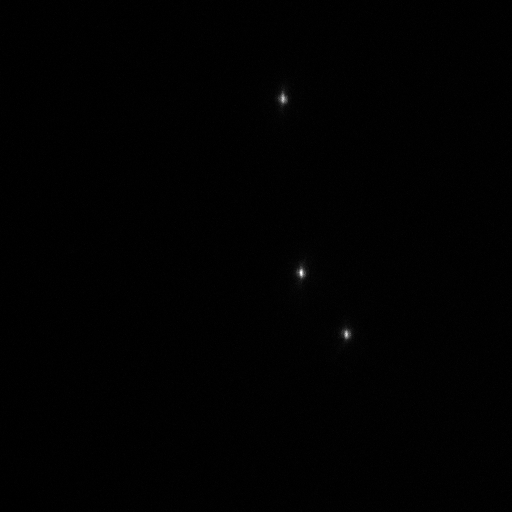
#> input picture X2110-Camera/100x/beads-4/680-1.tif, 512 x 512 px; the run also reads 2 pictures not shown here
$ python wavelength_calculation_two_colors.py
#> lines starting #> are read from the running program, lines starting #| are printed output that depends on the picture
# =============================================================================
# This code calculates the wavelength based on the calibration of the prism.
# Input: image files with the different colors on imageFiles variable
# Output: graphs of the spectra by wavelength
# coef variable is the 3rd polynomial coefcients from the prism calibration
# Code written by Andre Thomaz 1/22/2018
# =============================================================================


#import seaborn as sns
#sns.set()
import matplotlib.pyplot as plt
import numpy as np
from mpl_toolkits.mplot3d import Axes3D
import scipy.optimize as sp
from skimage.feature import peak_local_max
from PIL import Image
from scipy import sparse
#from scipy.spatial import distance
import pandas as pd


plt.close('all')

#####################################################################################
def twoD_Gaussian(x_y, offset, amplitude, xo, yo, sigma_x, sigma_y, theta):
    x, y = x_y
    xo = float(xo)
    yo = float(yo)
    a = (np.cos(theta)**2)/(2*sigma_x**2) + (np.sin(theta)**2)/(2*sigma_y**2)
    b = -(np.sin(2*theta))/(4*sigma_x**2) + (np.sin(2*theta))/(4*sigma_y**2)
    c = (np.sin(theta)**2)/(2*sigma_x**2) + (np.cos(theta)**2)/(2*sigma_y**2)
    g = offset + amplitude*np.exp( - (a*((x-xo)**2) + 2*b*(x-xo)*(y-yo)
                            + c*((y-yo)**2)))
    return g.ravel()

###################################################################################


imagesFiles = [ '680-1.tif',  'red-1.tif', 'green-1.tif']


image = Image.open(imagesFiles[0])
#> image is the input picture: PIL image 512x512 I;16; min 72, max 8930, mean 135.7
im_red = Image.open(imagesFiles[1])
im_green = Image.open(imagesFiles[2])


image = np.array(image)

#Check treshold, otherwise it may find more than one peak
thr_base = np.max(image)-35*np.std(image)
#> thr_base = 4679.1
peaks_base = peak_local_max(image, min_distance=5, threshold_abs=thr_base)
#> peaks_base = [[273, 301], [334, 346], [99, 283]]
peaks_base[:,0], peaks_base[:,1] = peaks_base[:,1], peaks_base[:,0].copy()

#Define the size of the box/rectangle to crop the image to find peaks
x_sides = 18
y_top = 50 #if one of the colors is too far away from 680nm rectangle
y_bot = 20


#if points are to close to the borders dont consider it
delete_base = []
for i,points in enumerate(peaks_base):
    if points[1]-y_top<0:                             #if point is too close to the top
        delete_base.append(i)
    elif points[1] + y_bot >image.shape[0]:           #if point is too close to the bottom
        delete_base.append(i)
    if points[0] + 10 > image.shape[1]:               #if point is too close to the right
        delete_base.append(i)
    if points[0] - 10 < 0:                            #if point is too close to the left
        delete_base.append(i)
#> this loop made 3 passes
#> points on passes 1 to 3: [301, 273], [346, 334], [283, 99]
#> after the loop, delete_base = []
peaks_base = np.delete(peaks_base, delete_base, 0)
#> peaks_base = [[301, 273], [346, 334], [283, 99]]

#peaks_base = np.copy(peaks_base[0:6,:]) #Fix this!!!!!!!!!!!!!!!!!!!!!!!
print(str(peaks_base.shape[0]) + ' 680 peaks')
#| 3 680 peaks

#plot image and detected peaks
plt.figure(1)
plt.imshow(image)
plt.grid('off')
plt.scatter(peaks_base[:,0], peaks_base[:,1], facecolor='none', edgecolor="white")

##############################################################################
im_red = np.array(im_red)


# [23 lines of commented-out code are left out]
im_green = np.array(im_green)

# [22 lines of commented-out code are left out]

base_centers = np.empty((0,2))
base_centers_trans = np.empty((0,2)) #trans is in the coordinate system of the masked image below

#if a detected color is to far from the reference peak we need to increase the y box height
box = x_sides
box_y_top = y_top
box_y_bot = y_bot

rows_y = box_y_top + box_y_bot

sumBase = np.empty((rows_y, peaks_base.shape[0])) #empty matrix to hold the collapsed sum of images/spectra


#fitting of a Gaussian to each detected peak before:

for i, peaks in enumerate(peaks_base):

    xmin = peaks[0] - box/2
    xmax = peaks[0] + box/2
    ymin = peaks[1] - box_y_top
    ymax = peaks[1] + box_y_bot

    x = np.arange(xmin, xmax,1)
    y = np.arange(ymin, ymax,1)

    Y, X = np.meshgrid(x,y) #note: meshgrid is needed to use an asymetric grid with plot_surface, I tried mgrid and it didn't work.

    imageMask =  image[int(np.min(X)):int(np.max(X))+1, int(np.min(Y)):int(np.max(Y))+1] #to mask it correctly we have to invert X and Y here
    imageMaskcopy =  np.copy(image)[int(np.min(X)):int(np.max(X))+1, int(np.min(Y)):int(np.max(Y))+1] #copy to do calculation in masked image coordinates


    sumBaseTemp = np.sum(imageMaskcopy, axis=1) #collapse the x direction to get spectra along y direction
    sumBase[:,i] = sumBaseTemp

    ig = (np.min(imageMask), np.max(imageMask) , peaks[1]+0.5, peaks[0]+0.5, 2.0, 2.0, 0.0) #0.5 used to force fit because peaks were to close to the fit
    inpars, pcov = sp.curve_fit(twoD_Gaussian,(X,Y), imageMask.ravel(), p0=ig, maxfev=20000)
    fit3 = twoD_Gaussian((Y, X), *inpars).reshape(X.shape[0], Y.shape[1])

    base_centers = np.append (base_centers, [[inpars[2], inpars[3]]], axis=0)
    base_centers_trans = np.append (base_centers_trans, [[inpars[2]-ymin, inpars[3]-xmin]], axis=0) #parameters minx ymin and xmin to translate
#> this loop made 3 passes
#> (peaks, xmin, xmax, ymin, ymax, ig) on pass 1: ([301, 273], 292, 310, 223, 293, (80, 8930, 273.5, 301.5, 2, 2, 0))
#> (peaks, xmin, xmax, ymin, ymax, ig) on pass 2: ([346, 334], 337, 355, 284, 354, (87, 7777, 334.5, 346.5, 2, 2, 0))
                                                                                                    # [29 lines of commented-out code are left out]
base_centers[:, 0], base_centers[:, 1] = base_centers[:, 1], base_centers[:, 0].copy() #invert back to X,Y order
#base_centers_trans = np.array([base_centers_trans_temp][0])
base_centers_trans[:, 0], base_centers_trans[:, 1] = base_centers_trans[:, 1], base_centers_trans[:, 0].copy() #invert back to X,Y order
#print(str(base_centers.shape[0]) + ' 680 peaks cleaned')
#
#Test Peaks fitting
plt.figure(2)
plt.imshow(image)
plt.grid('off')
plt.scatter(peaks_base[:,0], peaks_base[:,1], facecolor='none', edgecolor="g")
plt.scatter(base_centers[:,0], base_centers[:,1], facecolor='none', edgecolor="r")

#######################################################################################################


#if a detected color is to far from the reference peak we need to increase the y box height
box = x_sides
box_y_top = y_top
box_y_bot = y_bot


rows_y = box_y_top + box_y_bot


sumRed = np.empty((rows_y, base_centers.shape[0]))

for i,peaks in enumerate(peaks_base):

    xmin = peaks[0] - box/2
    xmax = peaks[0] + box/2
    ymin = peaks[1] - box_y_top
    ymax = peaks[1] + box_y_bot

    x = np.arange(xmin, xmax,1)
    y = np.arange(ymin, ymax,1)

    Y, X = np.meshgrid(x,y) #note: meshgrid is needed to use an asymetric grid with plot_surface, I tried mgrid and it didn't work

    redMask =  im_red[int(np.min(X)):int(np.max(X))+1, int(np.min(Y)):int(np.max(Y))+1] #to mask it correctly we have to invert X and Y here
    redMaskcopy =  np.copy(im_red)[int(np.min(X)):int(np.max(X))+1, int(np.min(Y)):int(np.max(Y))+1]

    sumRedTemp = np.sum(redMaskcopy, axis=1)
    sumRed[:,i] = sumRedTemp
#> this loop made 3 passes

    # [9 lines of commented-out code are left out]
box = x_sides
box_y_top = y_top
box_y_bot = y_bot


rows_y = box_y_top + box_y_bot
#rows_y += 1


sumGreen = np.empty((rows_y, base_centers.shape[0]))

for i,peaks in enumerate(peaks_base):

    xmin = peaks[0] - box/2
    xmax = peaks[0] + box/2
    ymin = peaks[1] - box_y_top
    ymax = peaks[1] + box_y_bot

    x = np.arange(xmin, xmax,1)
    y = np.arange(ymin, ymax,1)

    Y, X = np.meshgrid(x,y) #note: meshgrid is needed to use an asymetric grid with plot_surface, I tried mgrid and it didn't work


    greenMask = im_green[int(np.min(X)):int(np.max(X))+1, int(np.min(Y)):int(np.max(Y))+1] #to mask it correctly we have to invert X and Y here

    greenMaskcopy =  np.copy(im_green)[int(np.min(X)):int(np.max(X))+1, int(np.min(Y)):int(np.max(Y))+1]
    sumGreenTemp = np.sum(greenMaskcopy, axis=1)

    sumGreen[:,i] = sumGreenTemp

#    fig = plt.figure(i+10)
#    ax1 = fig.gca(projection='3d')
#    ax1.plot_surface(X, Y, greenMask, cmap="jet", linewidth=0, antialiased=False, alpha=0.5)


#########################################################################################################
#Function to remove baseline by "Asymmetric Least Squares Smoothing" by P. Eilers and H. Boelens 2005
def baseline_als(y, lam, p, niter=10):
  L = len(y)
  D = sparse.csc_matrix(np.diff(np.eye(L), 2))
  w = np.ones(L)
  for i in range(niter):
    W = sparse.spdiags(w, 0, L, L)
    Z = W + lam * D.dot(D.transpose())
    z = sparse.linalg.spsolve(Z, w*y)
    w = p * (y > z) + (1-p) * (y < z)
  return z


#Wavelength Calculation
#coef comes from the calibration => coefficient of a 3rd order polynomial
coef = np.array([-0.000148, 0.007052, 3.97, 680])

p = np.poly1d(coef)

#In this case there is some leaking between the channels and also because the mask box is big a lot of the
#masked image is background, setting this intervals to 0 takes care of this
sumGreen[36:,:] = 0
#sumGreen[35:,:] = 0
sumRed[0:34,:] = 0
sumBase[0:35,:] = 0


#Tables to hold spectral mean for each channel
spectralMeanTableRed = np.empty((np.shape(base_centers_trans)[0],1))
spectralMeanTableGreen = np.empty((np.shape(base_centers_trans)[0],1))
spectralMeanTableBase = np.empty((np.shape(base_centers_trans)[0],1))
wavelengthTable = []


#for each center in the translated coordinate system of the masked image calculates the new wavelenght calibration
#by making the fitted center zero pixel displacement and applying the 3rd polynomial
for i, centers in enumerate(base_centers_trans):
    pixels = np.arange(0,rows_y,1)
    x_center = centers[0]
    y_center = centers[1]
    pixels_x = pixels - x_center
    pixels_y = pixels - y_center
    pixel_disp = p(pixels_y)


    sumNormRed = (sumRed[:,i]) /np.max(sumRed[:,i])
    sumNormGreen = (sumGreen[:,i]) /np.max(sumGreen[:,i])
    sumNormBase = (sumBase[:,i])/np.max(sumBase[:,i])

    #Save spectra by wavelength
    wavelengthTable.append(list(pixel_disp.T))
    wavelengthTable.append(list(sumNormRed.T))
    wavelengthTable.append(list(sumNormGreen.T))

    #Spectral mean Calculation (wavelength average weighted by intensity)
    spectralMeanRed = np.sum(np.multiply(sumRed[:,i],pixel_disp))/np.sum(sumRed[:,i])

    spectralMeanGreen = np.sum(np.multiply(sumGreen[:,i],pixel_disp))/np.sum(sumGreen[:,i])

    spectralMeanBase = np.sum(np.multiply(sumBase[:,i],pixel_disp))/np.sum(sumBase[:,i])


    spectralMeanTableRed[i,0] = spectralMeanRed
    spectralMeanTableGreen[i,0] = spectralMeanGreen
    spectralMeanTableBase[i,0] = spectralMeanBase


    plt.figure(4)
    plt.scatter([680.0],spectralMeanRed )
    plt.scatter([580.0],spectralMeanGreen )
    # [7 lines of commented-out code are left out]
    if i not in [100]:
        plt.figure(6)
        # [8 lines of commented-out code are left out]
        plt.plot(pixel_disp[0:34],sumNormGreen[0:34], label=i)
        #plt.legend()
        plt.xlim(550,620)
#> this loop made 3 passes
#> centers on passes 1 to 3: [8.89, 49.44], [9.13, 49.8], [8.64, 49.31]
#        plt.xlim(640,720)
#        plt.ylim(0,1.2)
#
#Plot spectral mean for each color/dye
plt.figure(3)
plt.errorbar([580.0], np.mean(spectralMeanTableGreen),yerr=np.std(spectralMeanTableGreen), marker='o', markersize=5)
plt.errorbar([680.0], np.mean(spectralMeanTableRed), yerr=np.std(spectralMeanTableRed), marker='o', markersize=5)
#plt.errorbar([680.0], np.mean(spectralMeanTableBase), yerr=np.std(spectralMeanTableBase), marker='o', markersize=5)
plt.xticks(np.arange(560,750,20))
plt.yticks(np.arange(560,750,20))
plt.xlim(570,700)
plt.ylim(560,720)
plt.grid('on')
plt.xlabel('Nominal Wavelength (nm)')
plt.ylabel('Spectral Mean (nm)')

#
df = pd.DataFrame(wavelengthTable)
df = df.T
col_names = ['Wavelength', 'Red', 'Green']

df.columns = col_names*(int(len(df.columns)/3))
file_name = imagesFiles[0].split('-')
file_name = file_name[1].split('.')

#writer = pd.ExcelWriter('output-' + file_name[0] + '.xlsx')
#df.to_excel(writer,'Sheet1')
#writer.save()
#
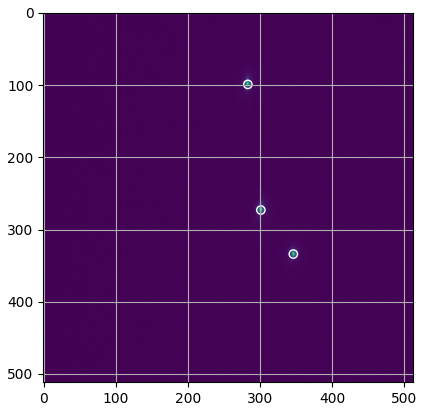
#> figure drawn by matplotlib, 1 panel
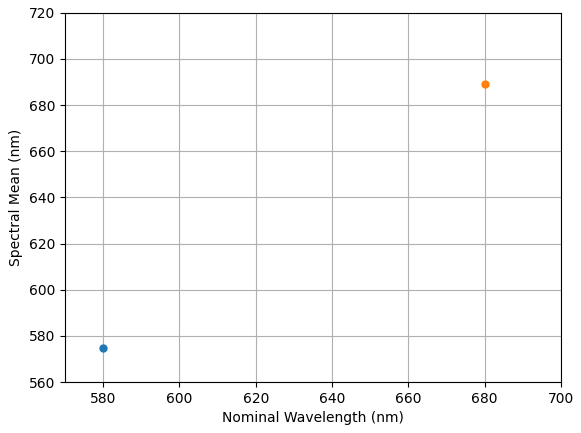
#> figure drawn by matplotlib, 1 panel
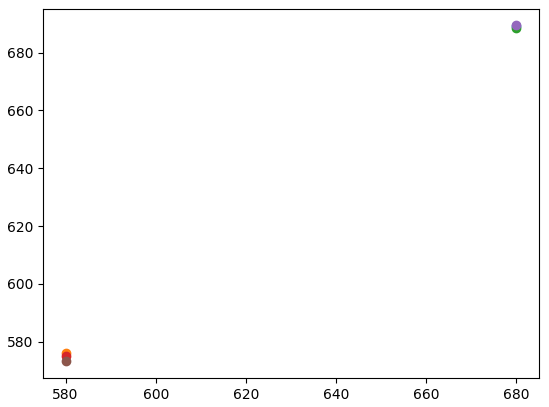
#> figure drawn by matplotlib, 1 panel
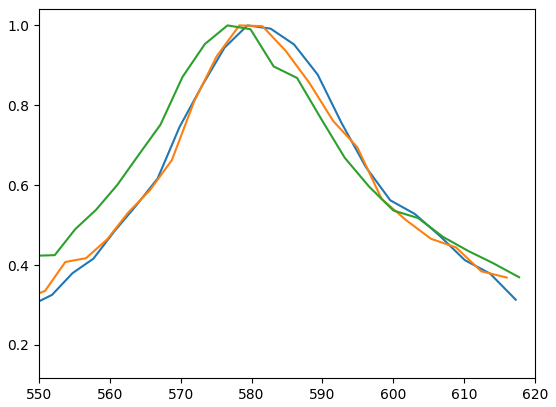
#> figure drawn by matplotlib, 1 panel; curve peaks at x = 579.4, y = 1; curve peaks at x = 578.3, y = 1; curve peaks at x = 576.6, y = 1
